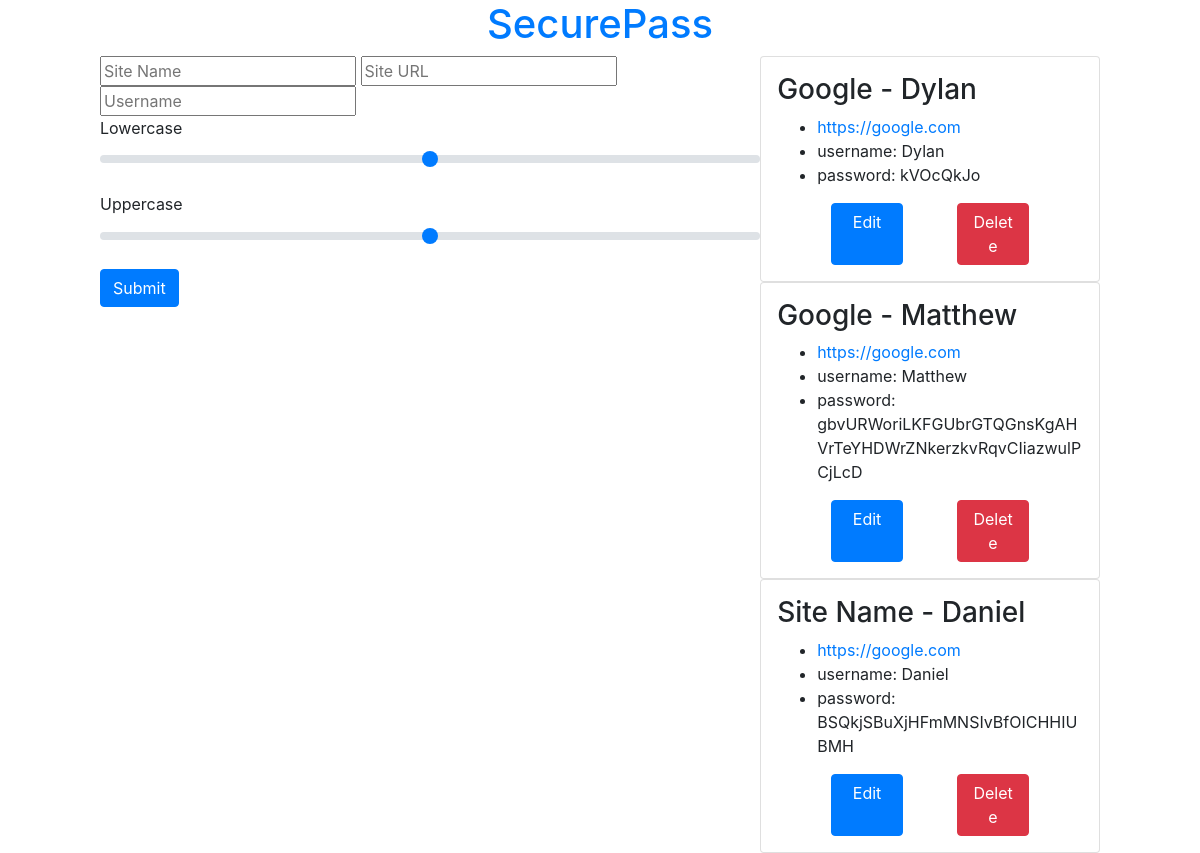
The page / on the database its author committed.
### pwapp/models.py (models this page shows, shortened)
class Password(models.Model):
    name = models.CharField(max_length=200)
    url = models.CharField(max_length=200)
    username = models.CharField(max_length=50)
    password = models.CharField(max_length=128)
    lowercase = models.IntegerField()
    uppercase = models.IntegerField()

### pwapp/views.py (the view)
# urls.py: path('', views.index, name='index'),
def index(request):
    passwords = models.Password.objects.all()
    context = {
        'message': 'Hello Curt',
        'passwords': passwords
    }
    return render(request, 'pwapp/index.html', context)

### pwapp/templates/pwapp/index.html (shortened to what this page needs)
<!DOCTYPE html>
<html lang="en">
<head>
    <link rel="stylesheet" href="https://stackpath.bootstrapcdn.com/bootstrap/4.4.1/css/bootstrap.min.css">
</head>
<body>
    <h1 class="text-primary">SecurePass</h1>
    <div class="content">
        <div class="form">
            <form action="{% url 'pwapp:generate' %}" method="POST">
                <input type="text" placeholder="Site Name" name="name">
                <input type="text" placeholder="Site URL" name="url">
                <input type="text" placeholder="Username" name="username">
                <div class="form-group">
                    <label for="customRange1">Lowercase</label>
                    <input type="range"
                    class="custom-range"
                    min="0"
                    max="30"
                    step="1"
                    value="15"
                    id="customRange1"
                    name="lowercase"
                    >
                </div>
                <div class="form-group">
                    <label for="customRange2">Uppercase</label>
                    <input type="range"
                    class="custom-range"
                    min="0"
                    max="30"
                    step="1"
                    value="15"
                    id="customRange2"
                    name="uppercase"
                    >
                </div>
                <button class="btn btn-primary" type="submit">Submit</button>
            </form>
        </div>
        <div class="passwords">
            {% for pw in passwords %}
            <div class="card">
                <h3>{{pw.name}} - {{ pw.username}}</h3>
                <ul>
                    <li><a href="{{pw.url}}" target="_blank">{{ pw.url }}</a></li>
                    <li>username: {{ pw.username }}</li>
                    <li>password: {{ pw.password }}</li>
                </ul>
                <div class="action">
                    <a href="{% url 'pwapp:edit' pw.id%}" class="btn btn-primary">Edit</a>
                    <a href="{% url 'pwapp:delete' pw.id %}" class="btn btn-danger">Delete</a>
                </div>
            </div>
        {% endfor %}
        </div>
    </div>
</body>
</html>

### pwapp/templates/pwapp/index.html (style rules this page uses)
body > h1 { text-align: center; }
.content { max-width: 1000px; margin: 0 auto; display: flex; justify-content: space-between; align-content: flex-start; }
.card { max-width: 400px; padding: 1rem; }
.action { display: flex; justify-content: space-evenly; }
.action .btn { width: 72px; }
.passwords { max-height: 100vh; overflow: scroll; }

### rows shown on the page
Password: name "Google", username "Dylan", url "https://google.com", password "kVOcQkJo"
Password: name "Google", username "Matthew", url "https://google.com", password "gbvURWoriLKFGUbrGTQGnsKgAHVrTeYHDWrZNkerzkvRqvCIiazwulPCjLcD"
Password: name "Site Name", username "Daniel", url "https://google.com", password "BSQkjSBuXjHFmMNSIvBfOICHHIUBMH"
